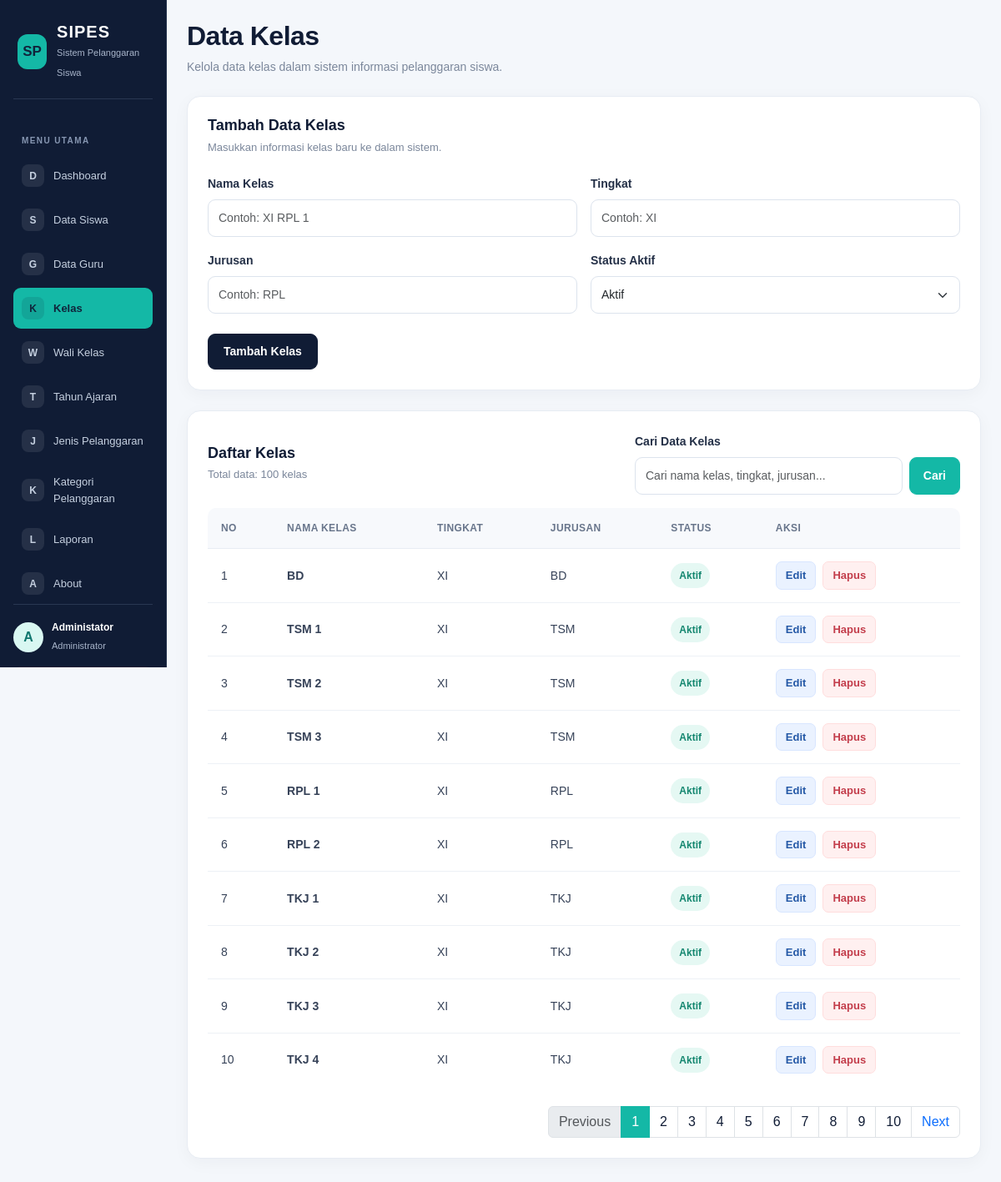
Screenshot of /kelas.php (signed in) with the database file from the repository.
### tables this page shows
CREATE TABLE `t_kelas` (
  `id` int(11) NOT NULL,
  `nama` varchar(100) DEFAULT NULL,
  `tingkat` varchar(20) NOT NULL,
  `jurusan` varchar(100) NOT NULL,
  `status_aktif` tinyint(1) NOT NULL,
  `created_at` timestamp NOT NULL DEFAULT current_timestamp(),
  `updated_at` timestamp NOT NULL DEFAULT current_timestamp()
);

### kelas.php (the view, shortened to what this page needs)
<?php
include 'config/koneksi.php';
$data_edit = null;
$batas = 10;
$halaman_aktif = isset($_GET['page']) ? (int)$_GET['page'] : 1;
$halaman_aktif = ($halaman_aktif < 1) ? 1 : $halaman_aktif;
$mulai = ($halaman_aktif > 1) ? ($halaman_aktif * $batas) - $batas : 0;
$cari = trim($_GET['cari'] ?? '');
$where_sql = "";
$query_jml = mysqli_query($koneksi, "SELECT COUNT(*) AS total FROM t_kelas $where_sql");
$row_jml = mysqli_fetch_assoc($query_jml);
$total_data = $row_jml['total'];
$total_halaman = ceil($total_data / $batas);
$data_kelas = mysqli_query($koneksi, "SELECT * FROM t_kelas $where_sql ORDER BY id ASC LIMIT $mulai, $batas");
?>
<!DOCTYPE html>
<html lang="id">
<head>
    <link href="https://cdn.jsdelivr.net/npm/bootstrap@5.3.3/dist/css/bootstrap.min.css" rel="stylesheet">
</head>
<body>
<div class="container-fluid">
    <div class="row">
        <?php include 'includes/sidebar.php'; ?>
        <main class="col-md-9 col-lg-10 p-4 ms-md-auto">
            <div class="mb-4">
                <h2 class="page-title mb-2">Data Kelas</h2>
                <p class="page-subtitle mb-0">
                    Kelola data kelas dalam sistem informasi pelanggaran siswa.
                </p>
            </div>
            <div class="content-card">
                <?php if ($data_edit) { ?>
                    <h3 class="section-title">Edit Data Kelas</h3>
                    <p class="section-description">Perbarui informasi kelas sesuai data yang diperlukan.</p>
                    <form method="POST">
                        <input type="hidden" name="id" value="<?php echo htmlspecialchars($data_edit['id']); ?>">
                        <div class="row g-3">
                            <div class="col-md-6">
                                <label class="form-label">Nama Kelas</label>
                                <input type="text" class="form-control" name="nama" value="<?php echo htmlspecialchars($data_edit['nama']); ?>" required>
                            </div>
                            <div class="col-md-6">
                                <label class="form-label">Tingkat</label>
                                <input type="text" class="form-control" name="tingkat" value="<?php echo htmlspecialchars($data_edit['tingkat']); ?>" required>
                            </div>
                            <div class="col-md-6">
                                <label class="form-label">Jurusan</label>
                                <input type="text" class="form-control" name="jurusan" value="<?php echo htmlspecialchars($data_edit['jurusan']); ?>" required>
                            </div>
                            <div class="col-md-6">
                                <label class="form-label">Status Aktif</label>
                                <select class="form-select" name="status_aktif" required>
                                    <option value="1" <?php if ($data_edit['status_aktif'] == 1) echo 'selected'; ?>>Aktif</option>
                                    <option value="0" <?php if ($data_edit['status_aktif'] == 0) echo 'selected'; ?>>Tidak Aktif</option>
                                </select>
                            </div>
                        </div>
                        <div class="form-actions d-flex gap-2 mt-4">
                            <button type="submit" name="edit" class="btn btn-primary-custom">Simpan Perubahan</button>
                            <a href="kelas.php" class="btn-cancel">Batal</a>
                        </div>
                    </form>
                <?php } else { ?>
                    <h3 class="section-title">Tambah Data Kelas</h3>
                    <p class="section-description">Masukkan informasi kelas baru ke dalam sistem.</p>
                    <form method="POST">
                        <div class="row g-3">
                            <div class="col-md-6">
                                <label class="form-label">Nama Kelas</label>
                                <input type="text" class="form-control" name="nama" placeholder="Contoh: XI RPL 1" required>
                            </div>
                            <div class="col-md-6">
                                <label class="form-label">Tingkat</label>
                                <input type="text" class="form-control" name="tingkat" placeholder="Contoh: XI" required>
                            </div>
                            <div class="col-md-6">
                                <label class="form-label">Jurusan</label>
                                <input type="text" class="form-control" name="jurusan" placeholder="Contoh: RPL" required>
                            </div>
                            <div class="col-md-6">
                                <label class="form-label">Status Aktif</label>
                                <select class="form-select" name="status_aktif" required>
                                    <option value="1">Aktif</option>
                                </select>
                            </div>
                        </div>
                        <div class="mt-4">
                            <button type="submit" name="tambah" class="btn btn-primary-custom">Tambah Kelas</button>
                        </div>
                    </form>
                <?php } ?>
            </div>
            <div class="content-card">
                <div class="d-flex flex-wrap justify-content-between align-items-center gap-3 mb-3">
                    <div>
                        <h3 class="section-title mb-1">Daftar Kelas</h3>
                        <p class="table-count mb-0">Total data: <?php echo $total_data; ?> kelas</p>
                    </div>
                    <div class="search-area">
                        <form method="GET" action="kelas.php">
                            <label for="cari" class="form-label">Cari Data Kelas</label>
                            <div class="d-flex gap-2">
                                <input type="search" name="cari" id="cari" class="form-control" placeholder="Cari nama kelas, tingkat, jurusan..." value="<?php echo htmlspecialchars($cari); ?>">
                                <button type="submit" class="btn btn-teal">Cari</button>
                            </div>
                        </form>
                    </div>
                </div>
                <div class="table-responsive">
                    <table class="table">
                        <thead>
                            <tr>
                                <th>No</th>
                                <th>Nama Kelas</th>
                                <th>Tingkat</th>
                                <th>Jurusan</th>
                                <th>Status</th>
                                <th>Aksi</th>
                            </tr>
                        </thead>
                        <tbody>
                            <?php
                            $no = $mulai + 1;
                            if (mysqli_num_rows($data_kelas) > 0) {
                                while ($kelas = mysqli_fetch_assoc($data_kelas)) {
                            ?>
                                    <tr>
                                        <td><?php echo $no++; ?></td>
                                        <td class="fw-semibold"><?php echo htmlspecialchars($kelas['nama']); ?></td>
                                        <td><?php echo htmlspecialchars($kelas['tingkat']); ?></td>
                                        <td><?php echo htmlspecialchars($kelas['jurusan']); ?></td>
                                        <td>
                                            <?php if ($kelas['status_aktif'] == 1) { ?>
                                                <span class="status-badge status-active">Aktif</span>
                                            <?php } else { ?>
                                                <span class="status-badge status-inactive">Tidak Aktif</span>
                                            <?php } ?>
                                        </td>
                                        <td>
                                            <div class="d-flex flex-wrap gap-2">
                                                <a href="kelas.php?edit=<?php echo urlencode($kelas['id']); ?>" class="btn-edit">Edit</a>
                                                <a href="kelas.php?hapus=<?php echo urlencode($kelas['id']); ?>" class="btn-delete" onclick="return confirm('Yakin ingin menghapus data kelas ini?');">Hapus</a>
                                            </div>
                                        </td>
                                    </tr>
                            <?php
                                }
                            } else {
                            ?>
                                <tr>
                                    <td colspan="6" class="empty-state">Data kelas tidak ditemukan.</td>
                                </tr>
                            <?php } ?>
                        </tbody>
                    </table>
                </div>
                <?php if ($total_halaman > 1) { ?>
                    <nav class="mt-4">
                        <ul class="pagination justify-content-end mb-0">
                            <li class="page-item <?php echo ($halaman_aktif <= 1) ? 'disabled' : ''; ?>">
                                <a class="page-link" href="kelas.php?page=<?php echo $halaman_aktif - 1; ?><?php echo $cari !== '' ? '&cari=' . urlencode($cari) : ''; ?>">Previous</a>
                            </li>
                            <?php for ($i = 1; $i <= $total_halaman; $i++) { ?>
                                <li class="page-item <?php echo ($halaman_aktif == $i) ? 'active' : ''; ?>">
                                    <a class="page-link" href="kelas.php?page=<?php echo $i; ?><?php echo $cari !== '' ? '&cari=' . urlencode($cari) : ''; ?>" style="<?php echo ($halaman_aktif == $i) ? 'background-color: var(--teal); border-color: var(--teal); color: white;' : 'color: var(--navy);'; ?>"><?php echo $i; ?></a>
                                </li>
                            <?php } ?>
                            <li class="page-item <?php echo ($halaman_aktif >= $total_halaman) ? 'disabled' : ''; ?>">
                                <a class="page-link" href="kelas.php?page=<?php echo $halaman_aktif + 1; ?><?php echo $cari !== '' ? '&cari=' . urlencode($cari) : ''; ?>">Next</a>
                            </li>
                        </ul>
                    </nav>
                <?php } ?>
            </div>
        </main>
    </div>
</div>
</body>
</html>

### kelas.php (style rules this page uses)
:root { --navy: #101c35; --navy-light: #20314d; --teal: #14b8a6; --page-bg: #f4f7fb; --text-main: #243047; --text-muted: #7b879b; --border-color: #e7ecf3; }
body { background: var(--page-bg); color: var(--text-main); font-family: Arial, sans-serif; margin: 0; }
main { min-height: 100vh; min-width: 0; }
.page-title { font-weight: 700; color: var(--navy); letter-spacing: -0.5px; }
.page-subtitle { color: var(--text-muted); font-size: 14px; }
.content-card { background: #fff; border: 1px solid var(--border-color); border-radius: 16px; padding: 24px; box-shadow: 0 5px 20px rgba(16, 28, 53, 0.04); margin-bottom: 24px; }
.section-title { color: var(--navy); font-size: 18px; font-weight: 700; margin-bottom: 5px; }
.section-description { color: var(--text-muted); font-size: 13px; margin-bottom: 22px; }
.form-label { color: var(--text-main); font-size: 14px; font-weight: 600; margin-bottom: 8px; }
.form-control, .form-select { border: 1px solid #dce3ed; border-radius: 9px; padding: 11px 12px; font-size: 14px; }
.btn-primary-custom { background: var(--navy); border: 1px solid var(--navy); color: #fff; border-radius: 9px; padding: 10px 18px; font-size: 14px; font-weight: 600; }
.btn-teal { background: var(--teal); border: 1px solid var(--teal); color: #fff; border-radius: 9px; padding: 10px 16px; font-size: 14px; font-weight: 600; }
.btn-edit { background: #eaf2ff; color: #2458a6; border: 1px solid #d8e6ff; border-radius: 7px; padding: 6px 11px; font-size: 13px; font-weight: 600; text-decoration: none; display: inline-block; }
.btn-delete { background: #fff0f0; color: #c33d4b; border: 1px solid #ffdddd; border-radius: 7px; padding: 6px 11px; font-size: 13px; font-weight: 600; text-decoration: none; display: inline-block; }
.search-area { width: 100%; max-width: 390px; }
.table { margin-bottom: 0; vertical-align: middle; }
.table thead th { background: #f7f9fc; color: #68758b; font-size: 12px; font-weight: 700; text-transform: uppercase; letter-spacing: 0.4px; padding: 15px 16px; border-bottom: 1px solid var(--border-color); white-space: nowrap; }
.table tbody td { padding: 15px 16px; font-size: 14px; border-bottom: 1px solid #edf1f6; color: #364258; }
.table tbody tr:last-child td { border-bottom: none; }
.status-badge { display: inline-block; padding: 6px 10px; border-radius: 20px; font-size: 12px; font-weight: 700; }
.status-active { background: #e5f8f3; color: #13866f; }
.table-responsive { border-radius: 10px; }
.table-count { font-size: 13px; color: var(--text-muted); }

### rows the page displays
t_kelas: nama "BD", tingkat "XI", jurusan "BD", status_aktif "Aktif"
t_kelas: nama "TSM 1", tingkat "XI", jurusan "TSM", status_aktif "Aktif"
t_kelas: nama "TSM 2", tingkat "XI", jurusan "TSM", status_aktif "Aktif"
t_kelas: nama "TSM 3", tingkat "XI", jurusan "TSM", status_aktif "Aktif"
t_kelas: nama "RPL 1", tingkat "XI", jurusan "RPL", status_aktif "Aktif"
t_kelas: nama "RPL 2", tingkat "XI", jurusan "RPL", status_aktif "Aktif"
t_kelas: nama "TKJ 1", tingkat "XI", jurusan "TKJ", status_aktif "Aktif"
t_kelas: nama "TKJ 2", tingkat "XI", jurusan "TKJ", status_aktif "Aktif"
t_kelas: nama "TKJ 3", tingkat "XI", jurusan "TKJ", status_aktif "Aktif"
t_kelas: nama "TKJ 4", tingkat "XI", jurusan "TKJ", status_aktif "Aktif"

### other values shown
substr($_SESSION['name'] ?? 'U', 0, 1) "A"
$_SESSION['name'] "Administator"
$total_data "100"
